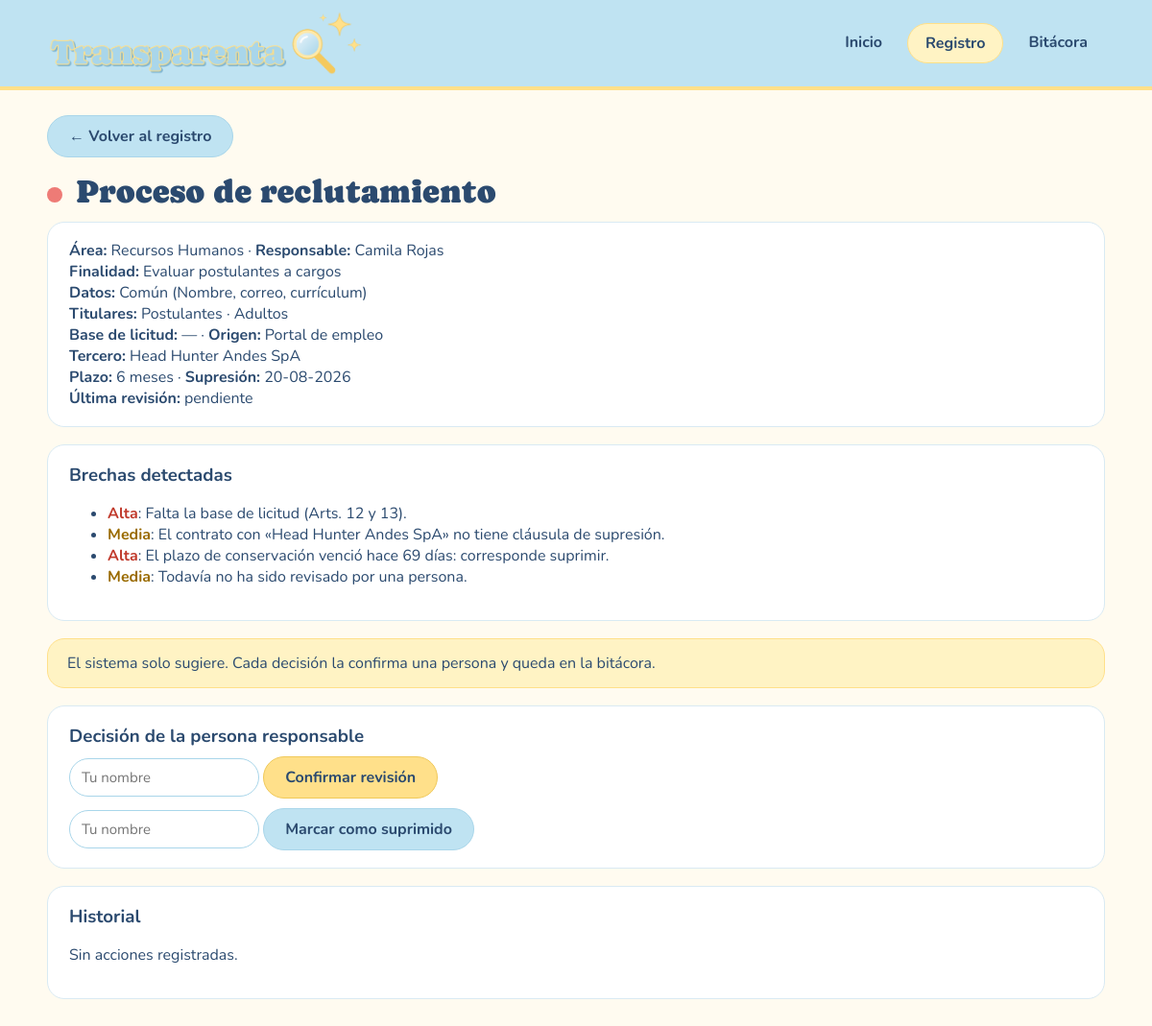
Page /tratamiento/2 on the committed database.
### tables this page shows
CREATE TABLE tratamiento (
    id                  INTEGER PRIMARY KEY AUTOINCREMENT,
    area_id             INTEGER NOT NULL REFERENCES area(id),
    actividad           TEXT NOT NULL,
    finalidad           TEXT,
    categoria_dato      TEXT NOT NULL CHECK (categoria_dato IN ('Común','Económico','Sensible','Geolocalización')),
    detalle_datos       TEXT,
    grupo_titular       TEXT NOT NULL CHECK (grupo_titular IN ('Empleados','Empleados Externos','Proveedores','Clientes','Postulantes')),
    titulares           TEXT NOT NULL CHECK (titulares IN ('Adultos','Adolescentes (14-17)','Niños y niñas (<14)')),
    base_licitud        TEXT CHECK (base_licitud IN ('Consentimiento','Contrato','Obligación legal','Interés legítimo','Obligación económica','Defensa de derechos') OR base_licitud IS NULL),
    origen              TEXT,
    responsable         TEXT,
    plazo_meses         INTEGER,
    fecha_inicio        TEXT NOT NULL,
    tercero_id          INTEGER REFERENCES tercero(id),
    medidas_seguridad   TEXT,
    revisado_por        TEXT,
    fecha_revision      TEXT,
    suprimido           INTEGER NOT NULL DEFAULT 0 CHECK (suprimido IN (0,1))
);

CREATE TABLE area (
    id           INTEGER PRIMARY KEY AUTOINCREMENT,
    nombre       TEXT NOT NULL UNIQUE,
    responsable  TEXT
);

CREATE TABLE tercero (
    id                 INTEGER PRIMARY KEY AUTOINCREMENT,
    nombre             TEXT NOT NULL,
    rol                TEXT NOT NULL CHECK (rol IN ('Encargado','Proveedor','Otro')),
    contrato_vigente   INTEGER NOT NULL DEFAULT 0 CHECK (contrato_vigente IN (0,1)),
    clausula_supresion INTEGER NOT NULL DEFAULT 0 CHECK (clausula_supresion IN (0,1))
);

### Aplicacion/app.py (the view)
@app.route("/tratamiento/<int:tid>")
def detalle(tid):
    con = conectar()
    t = con.execute(CONSULTA + " WHERE t.id = ?", (tid,)).fetchone()
    if t is None: abort(404)
    brechas, semaforo, supresion, dias = analizar(t)
    hist = con.execute("SELECT * FROM bitacora WHERE tratamiento_id = ? ORDER BY id DESC", (tid,)).fetchall()
    con.close()
    return render_template("detalle.html", t=t, brechas=brechas, semaforo=semaforo, supresion=supresion, dias=dias, hist=hist)

### Aplicacion/app.py (called while the page is built)
def conectar():
    con = sqlite3.connect(RUTA_BD)
    con.row_factory = sqlite3.Row
    con.execute("PRAGMA foreign_keys = ON")
    return con

def sumar_meses(fecha, meses):
    m = fecha.month - 1 + meses
    anio, mes = fecha.year + m // 12, m % 12 + 1
    dia = min(fecha.day, [31, 29 if anio % 4 == 0 and (anio % 100 != 0 or anio % 400 == 0) else 28,
                          31, 30, 31, 30, 31, 31, 30, 31, 30, 31][mes - 1])
    return date(anio, mes, dia)

### Aplicacion/templates/detalle.html
{% extends "base.html" %}
{% block contenido %}
<p><a class="btn sec" href="{{ url_for('registro') }}">← Volver al registro</a></p>
<h1><span class="luz {{ semaforo }}"></span> {{ t.actividad }}</h1>
<div class="caja">
  <b>Área:</b> {{ t.area_nombre }} · <b>Responsable:</b> {{ t.responsable }}<br>
  <b>Finalidad:</b> {{ t.finalidad }}<br>
  <b>Datos:</b> {{ t.categoria_dato }} ({{ t.detalle_datos }})<br>
  <b>Titulares:</b> {{ t.grupo_titular }} · {{ t.titulares }}<br>
  <b>Base de licitud:</b> {{ t.base_licitud or '—' }} · <b>Origen:</b> {{ t.origen }}<br>
  <b>Tercero:</b> {{ t.tercero_nombre or 'Ninguno' }}<br>
  <b>Plazo:</b> {{ t.plazo_meses }} meses · <b>Supresión:</b>
  {% if supresion %}{{ supresion.strftime('%d-%m-%Y') }}{% else %}—{% endif %}<br>
  <b>Última revisión:</b> {% if t.revisado_por %}{{ t.revisado_por }} ({{ t.fecha_revision }}){% else %}pendiente{% endif %}
</div>
<div class="caja">
  <h3>Brechas detectadas</h3>
  {% if brechas %}
    <ul>{% for g, texto in brechas %}<li><span class="{{ g }}">{{ g }}</span>: {{ texto }}</li>{% endfor %}</ul>
  {% else %}<p>No se detectaron brechas.</p>{% endif %}
</div>
<div class="aviso">El sistema solo sugiere. Cada decisión la confirma una persona y queda en la bitácora.</div>
<div class="caja">
  <h3>Decisión de la persona responsable</h3>
  <form method="post" action="{{ url_for('revisar', tid=t.id) }}" style="display:block;margin-bottom:10px">
    <input type="text" name="usuario" placeholder="Tu nombre" required>
    <button type="submit" class="btn">Confirmar revisión</button>
  </form>
  <form method="post" action="{{ url_for('suprimir', tid=t.id) }}" style="display:block"
        onsubmit="return confirm('¿Confirmas que los datos fueron suprimidos?');">
    <input type="text" name="usuario" placeholder="Tu nombre" required>
    <button type="submit" class="btn sec">Marcar como suprimido</button>
  </form>
</div>
<div class="caja">
  <h3>Historial</h3>
  {% if hist %}<ul>{% for h in hist %}<li>{{ h.fecha_hora }} · {{ h.usuario }} · {{ h.accion }}: {{ h.detalle }}</li>{% endfor %}</ul>
  {% else %}<p>Sin acciones registradas.</p>{% endif %}
</div>
{% endblock %}

### rows in the picture
tratamiento: actividad "Proceso de reclutamiento", responsable "Camila Rojas", finalidad "Evaluar postulantes a cargos", categoria_dato "Común", detalle_datos "Nombre, correo, currículum", grupo_titular "Postulantes", titulares "Adultos", origen "Portal de empleo", plazo_meses "6"
area: area_nombre "Recursos Humanos"
tercero: nombre "Head Hunter Andes SpA"

### other values in the picture
{{ t.base_licitud or '—' }} "—"
{{ supresion.strftime('%d-%m-%Y') }} "20-08-2026"
{{ g }} "Alta" "Media" "Alta" "Media"
{{ texto }} "Falta la base de licitud (Arts. 12 y 13)." "El contrato con «Head Hunter Andes SpA» no tiene cláusula de supresión." "El plazo de conservación venció hace 69 días: corresponde suprimir." "Todavía no ha sido revisado por una persona."
